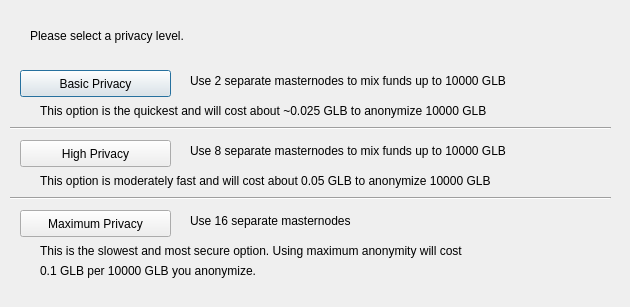
<?xml version="1.0" encoding="UTF-8"?>
<ui version="4.0">
 <class>ObfuscationConfig</class>
 <widget class="QDialog" name="ObfuscationConfig">
  <property name="geometry">
   <rect>
    <x>0</x>
    <y>0</y>
    <width>630</width>
    <height>307</height>
   </rect>
  </property>
  <property name="windowTitle">
   <string>Configure Obfuscation</string>
  </property>
  <widget class="QPushButton" name="buttonBasic">
   <property name="geometry">
    <rect>
     <x>20</x>
     <y>70</y>
     <width>151</width>
     <height>27</height>
    </rect>
   </property>
   <property name="text">
    <string>Basic Privacy</string>
   </property>
  </widget>
  <widget class="QPushButton" name="buttonHigh">
   <property name="geometry">
    <rect>
     <x>20</x>
     <y>140</y>
     <width>151</width>
     <height>27</height>
    </rect>
   </property>
   <property name="text">
    <string>High Privacy</string>
   </property>
  </widget>
  <widget class="QPushButton" name="buttonMax">
   <property name="geometry">
    <rect>
     <x>20</x>
     <y>210</y>
     <width>151</width>
     <height>27</height>
    </rect>
   </property>
   <property name="text">
    <string>Maximum Privacy</string>
   </property>
  </widget>
  <widget class="QLabel" name="label">
   <property name="geometry">
    <rect>
     <x>30</x>
     <y>20</y>
     <width>571</width>
     <height>31</height>
    </rect>
   </property>
   <property name="text">
    <string>Please select a privacy level.</string>
   </property>
  </widget>
  <widget class="QLabel" name="label_2">
   <property name="geometry">
    <rect>
     <x>190</x>
     <y>70</y>
     <width>421</width>
     <height>21</height>
    </rect>
   </property>
   <property name="text">
    <string>Use 2 separate masternodes to mix funds up to 10000 GLB</string>
   </property>
  </widget>
  <widget class="QLabel" name="label_3">
   <property name="geometry">
    <rect>
     <x>190</x>
     <y>140</y>
     <width>411</width>
     <height>21</height>
    </rect>
   </property>
   <property name="text">
    <string>Use 8 separate masternodes to mix funds up to 10000 GLB</string>
   </property>
  </widget>
  <widget class="QLabel" name="label_4">
   <property name="geometry">
    <rect>
     <x>190</x>
     <y>210</y>
     <width>421</width>
     <height>21</height>
    </rect>
   </property>
   <property name="text">
    <string>Use 16 separate masternodes</string>
   </property>
  </widget>
  <widget class="QLabel" name="label_6">
   <property name="geometry">
    <rect>
     <x>40</x>
     <y>100</y>
     <width>561</width>
     <height>21</height>
    </rect>
   </property>
   <property name="text">
    <string>This option is the quickest and will cost about ~0.025 GLB to anonymize 10000 GLB</string>
   </property>
  </widget>
  <widget class="QLabel" name="label_7">
   <property name="geometry">
    <rect>
     <x>40</x>
     <y>170</y>
     <width>561</width>
     <height>21</height>
    </rect>
   </property>
   <property name="text">
    <string>This option is moderately fast and will cost about 0.05 GLB to anonymize 10000 GLB</string>
   </property>
  </widget>
  <widget class="QLabel" name="label_8">
   <property name="geometry">
    <rect>
     <x>40</x>
     <y>240</y>
     <width>561</width>
     <height>21</height>
    </rect>
   </property>
   <property name="text">
    <string>This is the slowest and most secure option. Using maximum anonymity will cost</string>
   </property>
  </widget>
  <widget class="QLabel" name="label_9">
   <property name="geometry">
    <rect>
     <x>40</x>
     <y>260</y>
     <width>561</width>
     <height>21</height>
    </rect>
   </property>
   <property name="text">
    <string>0.1 GLB per 10000 GLB you anonymize.</string>
   </property>
  </widget>
  <widget class="Line" name="line">
   <property name="geometry">
    <rect>
     <x>10</x>
     <y>120</y>
     <width>601</width>
     <height>16</height>
    </rect>
   </property>
   <property name="orientation">
    <enum>Qt::Horizontal</enum>
   </property>
  </widget>
  <widget class="Line" name="line_2">
   <property name="geometry">
    <rect>
     <x>10</x>
     <y>190</y>
     <width>601</width>
     <height>16</height>
    </rect>
   </property>
   <property name="orientation">
    <enum>Qt::Horizontal</enum>
   </property>
  </widget>
 </widget>
 <resources/>
 <connections/>
</ui>
